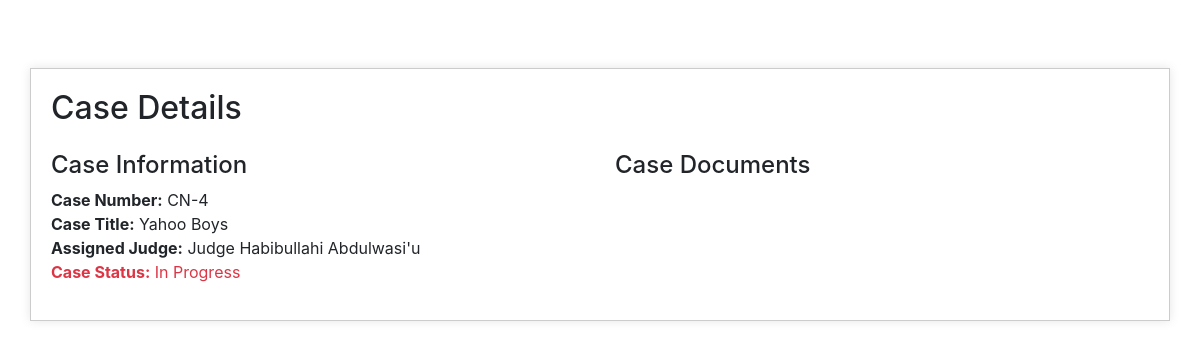
Screenshot of /case-view/4 (signed in) with the database file from the repository.
### ccms/models.py (models this page shows, shortened)
class Scheduling(models.Model):
    case_number = models.CharField(max_length=10000, blank=True)
    case_title = models.CharField(max_length=10000, blank=True)
    case_time = models.CharField(max_length=100, blank=True)
    case_date = models.CharField(max_length=100, blank=True)
    judged = models.CharField(max_length=100, blank=True)
    case_status = models.BooleanField(True)

### ccms/views.py (the view)
# urls.py: path('case-view/<int:id>', views.case_view, name='case-view'),
def case_view(request, id):
    user = User.objects.get(username=request.user)
    cases = Scheduling.objects.get(id=id)
    documents = DocumentManagement.objects.filter(doc_id=id)
    context = {
        "case":cases,
        "documents": documents,
        "user": user
    }
    return render(request, 'case-view.html', context)

### templates/case-view.html (shortened to what this page needs)
<!DOCTYPE html>
<html lang="en">
<head>
    <link rel="stylesheet" href="https://maxcdn.bootstrapcdn.com/bootstrap/4.5.2/css/bootstrap.min.css">
</head>
<body>
    <div class="container my-5">
        <h2 class="mb-4">Case Details</h2>
        <div class="row">
            <div class="col-md-6">
                <h4>Case Information</h4>
                <ul class="list-unstyled">
                {% if case.case_number != '' %}
                    <li><strong>Case Number:</strong> {{case.case_number}}</li>
                    <li><strong>Case Title:</strong> {{case.case_title}}</li>
                    <li><strong>Assigned Judge:</strong> {{case.judged}}</li>
                    {% if case.case_status == False %}
                    <li class="text-danger"><strong>Case Status:</strong> In Progress</li>
                    {% else %}
                    <li class="text-success"><strong>Case Status:</strong> Completed</li>
                    {% endif %}
                {% else %}
                    <ul class="list-unstyled">
                        <h2 class="mb-4 text-danger">No Case Details</h2>
                    </ul>
                {% endif %}
                </ul>
            </div>
            <div class="col-md-6">
                <h4>Case Documents</h4>
            </div>
        </div>
    </div>
</body>
</html>

### templates/case-view.html (style rules this page uses)
body { padding: 20px; }
.container { background-color: #fff; padding: 20px; border: 1px solid #ccc; box-shadow: 0 0 10px rgba(0, 0, 0, 0.1); }

### rows the page displays
Scheduling: case_number "CN-4", case_title "Yahoo Boys", judged "Judge Habibullahi Abdulwasi'u"
